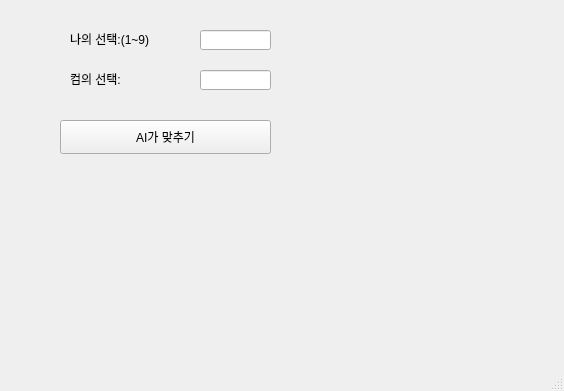
<?xml version="1.0" encoding="UTF-8"?>
<ui version="4.0">
 <class>MainWindow</class>
 <widget class="QMainWindow" name="MainWindow">
  <property name="geometry">
   <rect>
    <x>0</x>
    <y>0</y>
    <width>564</width>
    <height>391</height>
   </rect>
  </property>
  <property name="windowTitle">
   <string>MainWindow</string>
  </property>
  <widget class="QWidget" name="centralwidget">
   <widget class="QLabel" name="lbl_mine">
    <property name="geometry">
     <rect>
      <x>70</x>
      <y>30</y>
      <width>91</width>
      <height>18</height>
     </rect>
    </property>
    <property name="text">
     <string>나의 선택:(1~9)</string>
    </property>
   </widget>
   <widget class="QPushButton" name="pb">
    <property name="geometry">
     <rect>
      <x>60</x>
      <y>120</y>
      <width>211</width>
      <height>34</height>
     </rect>
    </property>
    <property name="text">
     <string>AI가 맞추기</string>
    </property>
   </widget>
   <widget class="QLineEdit" name="le_mine">
    <property name="geometry">
     <rect>
      <x>200</x>
      <y>30</y>
      <width>71</width>
      <height>20</height>
     </rect>
    </property>
   </widget>
   <widget class="QLabel" name="lbl_com">
    <property name="geometry">
     <rect>
      <x>70</x>
      <y>70</y>
      <width>91</width>
      <height>18</height>
     </rect>
    </property>
    <property name="text">
     <string>컴의 선택:</string>
    </property>
   </widget>
   <widget class="QLineEdit" name="le_com">
    <property name="geometry">
     <rect>
      <x>200</x>
      <y>70</y>
      <width>71</width>
      <height>20</height>
     </rect>
    </property>
   </widget>
  </widget>
  <widget class="QMenuBar" name="menubar">
   <property name="geometry">
    <rect>
     <x>0</x>
     <y>0</y>
     <width>564</width>
     <height>21</height>
    </rect>
   </property>
  </widget>
  <widget class="QStatusBar" name="statusbar"/>
 </widget>
 <resources/>
 <connections/>
</ui>
